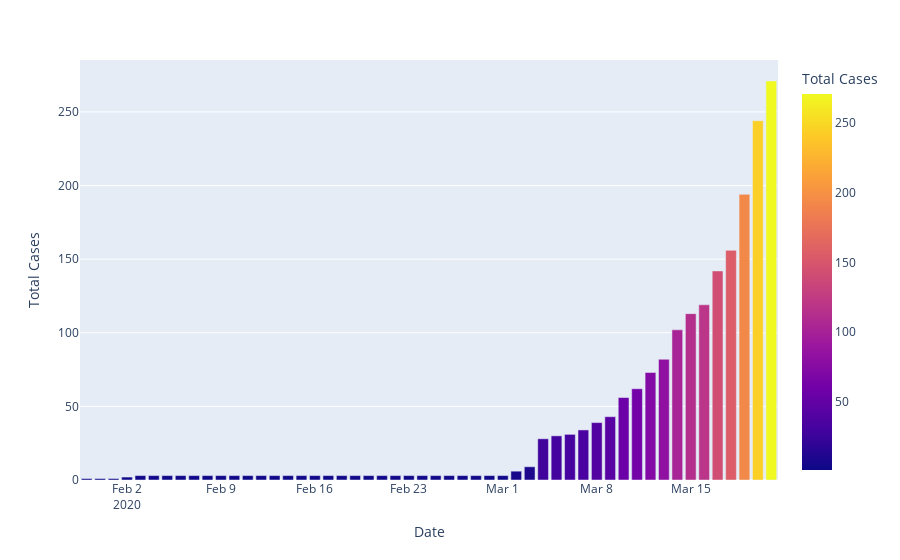

Notebook code cell kept with this figure:
### Code cell
fig=plt.figure(figsize=(10,5),dpi=200)
axes=fig.add_axes([0.1,0.1,0.8,0.8])
axes.bar(dbd_india['Date'],dbd_india['Total Cases'],color='blue')
axes.set_xlabel('Date')
axes.set_ylabel('Total Cases')
axes.set_title('Confirmed cases in India')

#plotly exp
fig=px.bar(dbd_india,x='Date',y='Total Cases',color='Total Cases')
fig.show()

### Figure 1 — Plotly figure (JSON) as saved in the notebook; plotly's stock layout.template omitted (floating-point values rounded to 4 significant figures)
{"data": [{"alignmentgroup": "True", "hovertemplate": "Date=%{x}<br>Total Cases=%{marker.color}<extra></extra>", "legendgroup": "", "marker": {"color": [1, 1, 1, 2, 3, 3, 3, 3, 3, 3, 3, 3, 3, 3, 3, 3, 3, 3, 3, 3, 3, 3, 3, 3, 3, 3, 3, 3, 3, 3, 3, 3, 6, 9, 28, 30, 31, 34, 39, 43, 56, 62, 73, 82, 102, 113, 119, 142, 156, 194, 244, 271], "coloraxis": "coloraxis"}, "name": "", "offsetgroup": "", "orientation": "v", "showlegend": false, "textposition": "auto", "type": "bar", "x": ["2020-01-30T00:00:00", "2020-01-31T00:00:00", "2020-02-01T00:00:00", "2020-02-02T00:00:00", "2020-02-03T00:00:00", "2020-02-04T00:00:00", "2020-02-05T00:00:00", "2020-02-06T00:00:00", "2020-02-07T00:00:00", "2020-02-08T00:00:00", "2020-02-09T00:00:00", "2020-02-10T00:00:00", "2020-02-11T00:00:00", "2020-02-12T00:00:00", "2020-02-13T00:00:00", "2020-02-14T00:00:00", "2020-02-15T00:00:00", "2020-02-16T00:00:00", "2020-02-17T00:00:00", "2020-02-18T00:00:00", "2020-02-19T00:00:00", "2020-02-20T00:00:00", "2020-02-21T00:00:00", "2020-02-22T00:00:00", "2020-02-23T00:00:00", "2020-02-24T00:00:00", "2020-02-25T00:00:00", "2020-02-26T00:00:00", "2020-02-27T00:00:00", "2020-02-28T00:00:00", "2020-02-29T00:00:00", "2020-03-01T00:00:00", "2020-03-02T00:00:00", "2020-03-03T00:00:00", "2020-03-04T00:00:00", "2020-03-05T00:00:00", "2020-03-06T00:00:00", "2020-03-07T00:00:00", "2020-03-08T00:00:00", "2020-03-09T00:00:00", "2020-03-10T00:00:00", "2020-03-11T00:00:00", "2020-03-12T00:00:00", "2020-03-13T00:00:00", "2020-03-14T00:00:00", "2020-03-15T00:00:00", "2020-03-16T00:00:00", "2020-03-17T00:00:00", "2020-03-18T00:00:00", "2020-03-19T00:00:00", "2020-03-20T00:00:00", "2020-03-21T00:00:00"], "xaxis": "x", "y": [1, 1, 1, 2, 3, 3, 3, 3, 3, 3, 3, 3, 3, 3, 3, 3, 3, 3, 3, 3, 3, 3, 3, 3, 3, 3, 3, 3, 3, 3, 3, 3, 6, 9, 28, 30, 31, 34, 39, 43, 56, 62, 73, 82, 102, 113, 119, 142, 156, 194, 244, 271], "yaxis": "y"}], "layout": {"barmode": "relative", "coloraxis": {"colorbar": {"title": {"text": "Total Cases"}}, "colorscale": [[0, "#0d0887"], [0.1111, "#46039f"], [0.2222, "#7201a8"], [0.3333, "#9c179e"], [0.4444, "#bd3786"], [0.5556, "#d8576b"], [0.6667, "#ed7953"], [0.7778, "#fb9f3a"], [0.8889, "#fdca26"], [1, "#f0f921"]]}, "legend": {"tracegroupgap": 0}, "margin": {"t": 60}, "xaxis": {"anchor": "y", "domain": [0, 1], "title": {"text": "Date"}}, "yaxis": {"anchor": "x", "domain": [0, 1], "title": {"text": "Total Cases"}}}}
